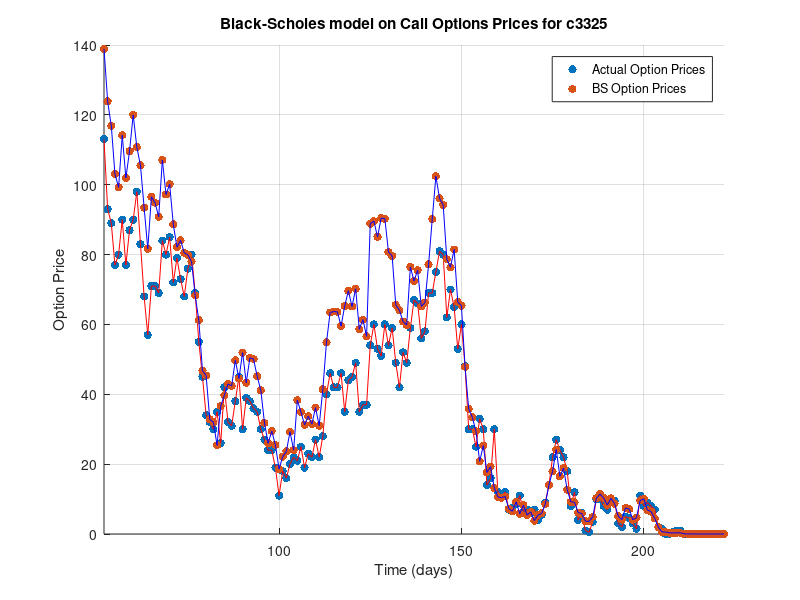

Source code (MATLAB):
% calculate volatility of stock
c3325 = csvread('./c3325.csv');

Strike = 3325;
Yield = 0.00;
Rate = 0.06;

counter = 1;

T = 11.1 / 12;

call_prices_estimate = [];

for i=52:222
    
    Price = c3325(i,3);
    Value = c3325(i,2);
    Time = T - T*(i / 222);

    ImpliedVolatility = blsimpv(Price,Strike,Rate,Time,Value);
    change_in_price = c3325(counter+1:i,3) - c3325(counter:i-1,3);
    change_in_price = std((change_in_price ./ c3325(counter:i-1,3)));
    
%     Volatility = change_in_price * sqrt((2.6 / 12))
    Volatility = change_in_price * sqrt(252);

    [Call] = blsprice(Price,Strike,Rate,Time,Volatility,Yield);
    call_prices_estimate(end+1) = Call;
    counter = counter + 1;
end

time = 52:1:222;
call_prices = c3325(52:end,2);

h1 = scatter(time,call_prices,'filled','r');
hold on
plot(time,call_prices,'r')
hold on
h3 = scatter(time, call_prices_estimate,'filled','b');
hold on
plot(time, call_prices_estimate,'b')

legend([h1 h3],{'Actual Option Prices','BS Option Prices'}); 
grid on
xlim([52 222])

title('Black-Scholes model on Call Options Prices for c3325')

xlabel('Time (days)') % x-axis label
ylabel('Option Price') % y-axis label

c5_mse = immse(call_prices, call_prices_estimate')
